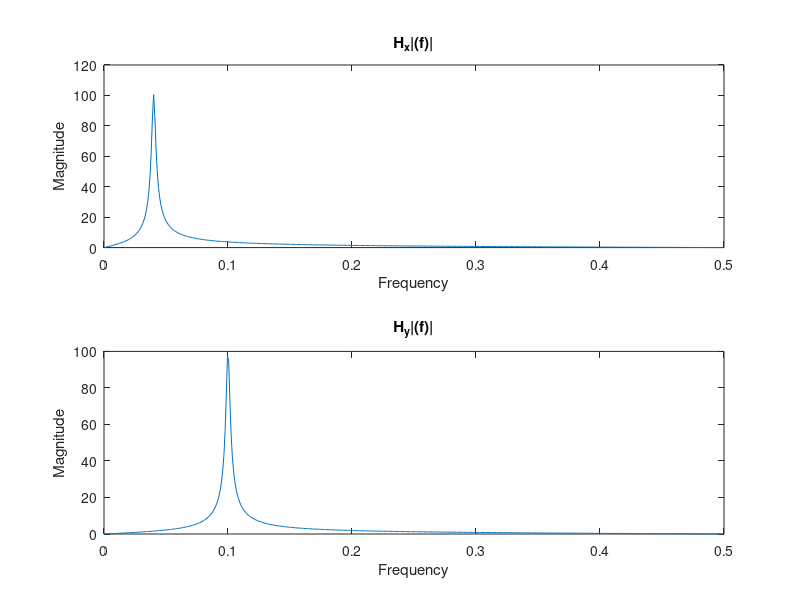

Here is the MATLAB script that generated this plot:
close all

fx = 0.04;
fy = 0.10;

x=[0.99*exp(j*2*pi*fx) 0.99*exp(-j*2*pi*fx)];
y=[0.99*exp(j*2*pi*fy) 0.99*exp(-j*2*pi*fy)];

z=[-1 1];

zplane(z',x');
zplane(z',y');

[Hx,w]=freqz(poly(z),poly(x));
[Hy,w]=freqz(poly(z),poly(y));

f=w/2/pi;

subplot(2,1,1)
plot(f,abs(Hx));
title('H_x|(f)|');
xlabel('Frequency');
ylabel('Magnitude');

subplot(2,1,2)
plot(f,abs(Hy));
title('H_y|(f)|');
xlabel('Frequency');
ylabel('Magnitude');